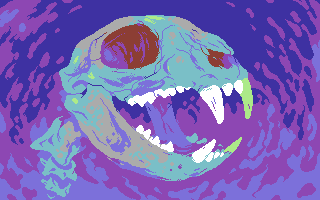
#> input picture example_image_hires.png, 320 x 200 px
$ python hires_to_bin.py example_image_hires.png out.png
#> lines starting #> are read from the running program, lines starting #| are printed output that depends on the picture; after the words box and inside, x2 and y2 are one past the last pixel; in counts of white or black regions, pixels touching at a corner belong together
#! /usr/bin/env python

from PIL import Image
import sys
from collections import Counter
from math import *
import os.path


def main():

    if len(sys.argv) < 3:
        sys.exit('Usage: hires_to_bin.py [IMGFILE] [BINFILE]')
    else:
        infile = sys.argv[1]
        outfile = sys.argv[2]

    imgtochars(infile, outfile)

    return


def imgtochars(infile, outfile):

    # Open image file and convert to C64 bitmap data

#> called with infile = 'example_image_hires.png', outfile = 'out.png'
    imagefile = Image.open(infile)
#> imagefile is the input picture: PIL image 320x200 P; mean R, G, B 120.9, 103.1, 182.7

    width, height = imagefile.size
#> width = 320; height = 200

    if width != 320 or height != 200:
        sys.exit('Image dimensions need to be exactly 320 x 200')

    cols = int(width / 8)
#> cols = 40
    rows = int(height / 8)
#> rows = 25

    output = []
    bitmap = []
    colors = []
    error_count = 0

    # Divide image into characters

    for row in range(rows):
        for col in range(cols):

            # Calculate char region
            rect = (8 * col, 8 * row, 8 * (col + 1), 8 * (row + 1))

            # Crop char region so we can mess with it
            char = imagefile.crop(rect)

            # Get the pixel values
            pixels = char.load()

            indices = []

            # Examine the pixels in each character

            for y in range(8):
                for x in range(8):

                    p = pixels[x, y]

                    # List all the palette indices so we can count them later
                    indices.append(p)

            # Count colors in character
            c = list(Counter(indices))

            # Low nibble (background)
            color_bg = c[0]

            # High nibble (foreground)
            color_fg = 0 if len(list(c)) <= 1 else c[1]

            # Combine the two colors in a single byte
            colors.append((color_fg << 4) | color_bg)

            # Convert char pixel data to a line of bits

            error = 0

            for y in range(8):

                byte = 0

                for x in range(8):

                    # Background color (0)
                    if pixels[x, y] == c[0]:
                        pixels[x, y] = 0

                    # Foreground color (1)
                    elif len(list(c)) > 1 and pixels[x, y] == c[1]:
                        pixels[x, y] = 1

                    # Character error (2)
                    elif len(list(c)) > 2:
                        pixels[x, y] = 2
                        error = 1

                    b = 0 if pixels[x,y] == 0 else 1

                    # Turn each row of 8 pixels into a byte
                    byte = byte | (b << (7 - x))

                # Char row completed
                bitmap.append(byte)

            # Check if there was an error in the character
            if (error):
                error_count = error_count + 1

            # Update character with new pixel values
            imagefile.paste(char, rect)
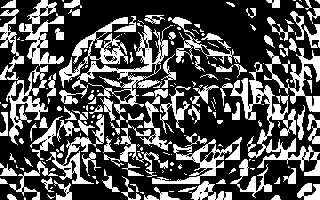
#> imagefile: PIL image 320x200 P; 33% white; 204 white regions (114 under 20 px), largest, box (x1, y1, x2, y2) and area: (220, 62, 320, 176) 2311, (59, 25, 173, 114) 1725, (0, 9, 48, 145) 1635
#> after the loop, bitmap = 8000 values, max 255 at index 10, min 0 at index 0, mean 65.77; colors = 1000 values, max 254 at index 291, min 1 at index 587, mean 108; error_count = 0

    print('Character errors detected: ' + str(error_count))
#| Character errors detected: 0

    # Save 1-bit image (to show any errors)

    outname = 'check_' + infile
    imagefile.save(outname)
    print('Error check: check_' + infile)

    # Save binary files

    outbin = open('bitmap_' + outfile, 'wb')
    outbin.write(bytes(bitmap))
    outbin.close()
    print('Bitmap data: bitmap_' + outfile)

    outcol = open('colors_' + outfile, 'wb')
    outcol.write(bytes(colors))
    outcol.close()
    print('Color data: colors_' + outfile)

    return


if __name__ == "__main__":
    main()
